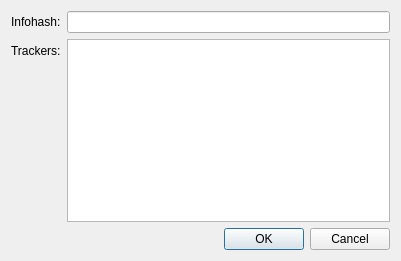
<?xml version="1.0" encoding="UTF-8"?>
<ui version="4.0">
 <author>Nikita Nemkin</author>
 <class>AddHashDialog</class>
 <widget class="QDialog" name="AddHashDialog">
  <property name="geometry">
   <rect>
    <x>0</x>
    <y>0</y>
    <width>401</width>
    <height>261</height>
   </rect>
  </property>
  <property name="windowTitle">
   <string>Add Infohash</string>
  </property>
  <layout class="QVBoxLayout" name="verticalLayout">
   <item>
    <layout class="QFormLayout" name="formLayout">
     <property name="fieldGrowthPolicy">
      <enum>QFormLayout::AllNonFixedFieldsGrow</enum>
     </property>
     <item row="0" column="0">
      <widget class="QLabel" name="label">
       <property name="text">
        <string>Infohash:</string>
       </property>
      </widget>
     </item>
     <item row="0" column="1">
      <widget class="QLineEdit" name="text_infohash">
       <property name="maxLength">
        <number>256</number>
       </property>
      </widget>
     </item>
     <item row="1" column="0">
      <widget class="QLabel" name="label_2">
       <property name="text">
        <string>Trackers:</string>
       </property>
      </widget>
     </item>
     <item row="1" column="1">
      <widget class="QTextEdit" name="text_trackers">
       <property name="sizePolicy">
        <sizepolicy hsizetype="Expanding" vsizetype="Expanding">
         <horstretch>0</horstretch>
         <verstretch>1</verstretch>
        </sizepolicy>
       </property>
       <property name="lineWrapMode">
        <enum>QTextEdit::NoWrap</enum>
       </property>
       <property name="acceptRichText">
        <bool>false</bool>
       </property>
      </widget>
     </item>
    </layout>
   </item>
   <item>
    <widget class="QDialogButtonBox" name="button_box">
     <property name="orientation">
      <enum>Qt::Horizontal</enum>
     </property>
     <property name="standardButtons">
      <set>QDialogButtonBox::Cancel|QDialogButtonBox::Ok</set>
     </property>
    </widget>
   </item>
  </layout>
 </widget>
 <resources/>
 <connections>
  <connection>
   <sender>button_box</sender>
   <signal>accepted()</signal>
   <receiver>AddHashDialog</receiver>
   <slot>accept()</slot>
   <hints>
    <hint type="sourcelabel">
     <x>257</x>
     <y>313</y>
    </hint>
    <hint type="destinationlabel">
     <x>157</x>
     <y>274</y>
    </hint>
   </hints>
  </connection>
  <connection>
   <sender>button_box</sender>
   <signal>rejected()</signal>
   <receiver>AddHashDialog</receiver>
   <slot>reject()</slot>
   <hints>
    <hint type="sourcelabel">
     <x>325</x>
     <y>313</y>
    </hint>
    <hint type="destinationlabel">
     <x>286</x>
     <y>274</y>
    </hint>
   </hints>
  </connection>
 </connections>
</ui>
